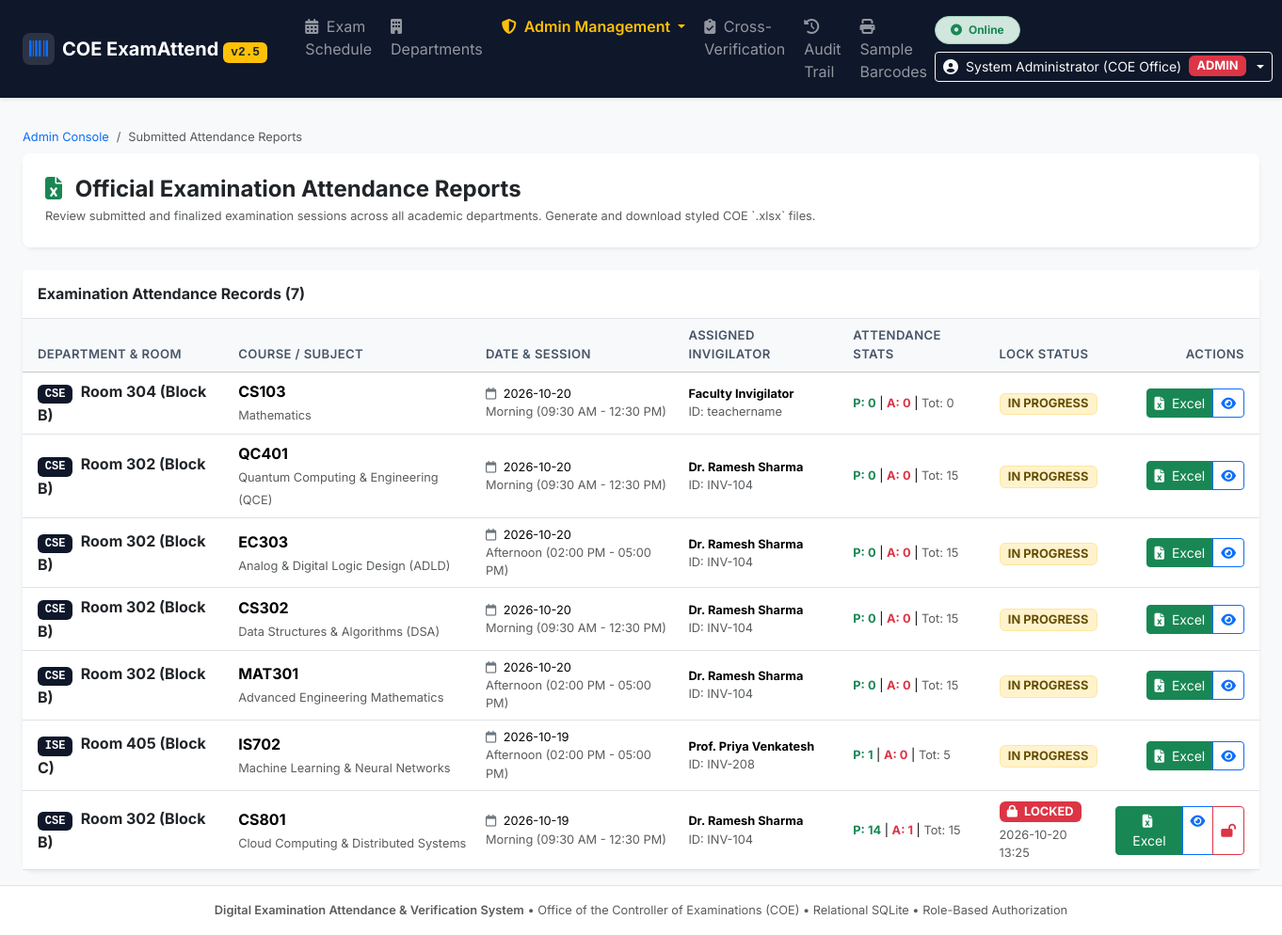
Page /admin/reports (signed in) on the earlier database version.
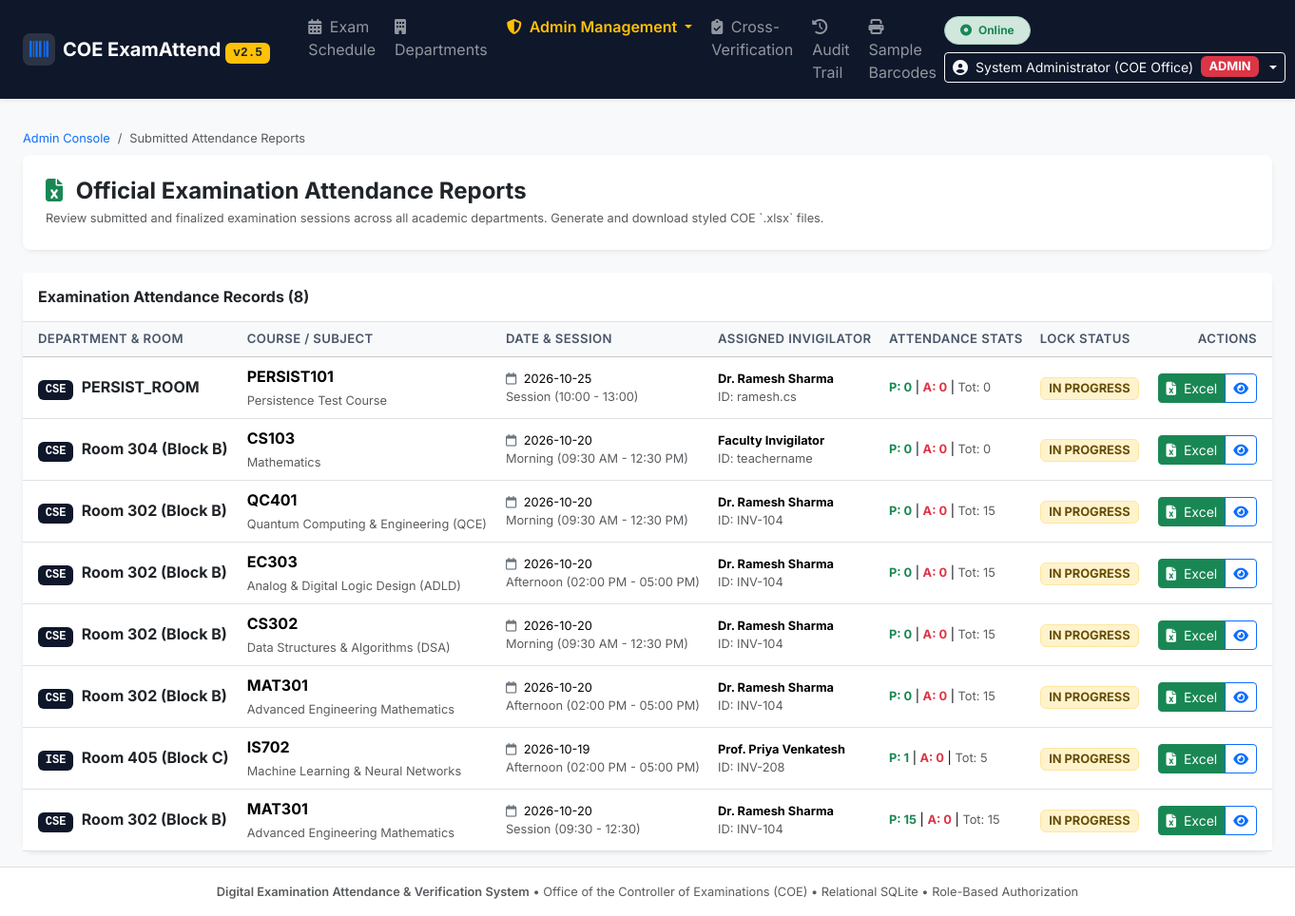
Same page on the later database version.
### tables this page shows
CREATE TABLE exam_sessions (
        id INTEGER PRIMARY KEY AUTOINCREMENT,
        course_code TEXT NOT NULL,
        course_name TEXT NOT NULL,
        exam_date TEXT NOT NULL,
        exam_session TEXT NOT NULL,
        room_number TEXT NOT NULL,
        qp_code TEXT NOT NULL,
        invigilator_name TEXT NOT NULL,
        invigilator_id TEXT NOT NULL,
        status TEXT DEFAULT 'IN_PROGRESS', -- 'IN_PROGRESS', 'LOCKED'
        locked_at TEXT,
        locked_by TEXT,
        created_at TEXT DEFAULT CURRENT_TIMESTAMP
    , exam_id INTEGER, subject_id INTEGER, department_id INTEGER, classroom_id INTEGER, invigilator_user_id INTEGER, submitted_at TEXT, start_time TEXT DEFAULT '09:30', end_time TEXT DEFAULT '12:30');

CREATE TABLE departments (
        id INTEGER PRIMARY KEY AUTOINCREMENT,
        code TEXT UNIQUE NOT NULL,
        name TEXT NOT NULL,
        created_at TEXT DEFAULT CURRENT_TIMESTAMP
    );

### app.py (the view)
@app.route('/admin/reports')
@admin_required
def admin_reports_view():
    conn = get_db()
    cursor = conn.cursor()
    cursor.execute('''
        SELECT
            s.*,
            d.code as dept_code,
            (SELECT COUNT(*) FROM students WHERE session_id = s.id) as total_count,
            (SELECT COUNT(*) FROM students WHERE session_id = s.id AND attendance_status = 'PRESENT') as present_count,
            (SELECT COUNT(*) FROM students WHERE session_id = s.id AND attendance_status = 'ABSENT') as absent_count
        FROM exam_sessions s
        LEFT JOIN departments d ON s.department_id = d.id
        ORDER BY s.id DESC
    ''')
    sessions = [dict(row) for row in cursor.fetchall()]
    conn.close()
    return render_template('admin/admin_reports.html', sessions=sessions)

### app.py (called while the page is built)
@app.context_processor
def inject_globals():
    return {
        'get_ist_now': get_ist_now
    }

def admin_required(f):
    @wraps(f)
    def decorated_function(*args, **kwargs):
        if not session.get('user_id'):
            if request.path.startswith('/api/'):
                return jsonify({'success': False, 'message': 'Authentication required.'}), 401
            return redirect(url_for('login', next=request.path))
        if session.get('role') != 'ADMIN':
            if request.path.startswith('/api/'):
                return jsonify({'success': False, 'message': 'Administrative privileges required.'}), 403
            flash('Access denied: Administrative privileges required.', 'danger')
            return redirect(url_for('departments_view'))
        return f(*args, **kwargs)
    return decorated_function

### database.py (called while the page is built)
def get_db(db_path=None):
    path = db_path or DB_PATH
    conn = sqlite3.connect(path, timeout=30.0)
    try:
        conn.execute("PRAGMA journal_mode=WAL;")
    except Exception:
        pass
    conn.execute("PRAGMA busy_timeout=15000;")
    conn.execute("PRAGMA foreign_keys=ON;")
    conn.row_factory = sqlite3.Row
    return conn

### templates/admin/admin_reports.html (shortened to what the changed rows need)
{% extends 'base.html' %}
{% block content %}
<div class="container-fluid px-3 px-md-4">
    <div class="card border-0 shadow-sm bg-white">
        <div class="card-header bg-white py-3 border-bottom d-flex align-items-center justify-content-between">
            <h6 class="fw-bold mb-0 text-dark">Examination Attendance Records ({{ sessions|length }})</h6>
        </div>
        <div class="card-body p-0">
            <div class="table-responsive">
                <table class="table table-hover align-middle mb-0">
                    <thead class="table-light">
                        <tr>
                            <th class="ps-3">Department & Room</th>
                            <th>Course / Subject</th>
                            <th>Date & Session</th>
                            <th>Assigned Invigilator</th>
                            <th>Attendance Stats</th>
                            <th>Lock Status</th>
                            <th class="text-end pe-3">Actions</th>
                        </tr>
                    </thead>
                    <tbody>
                        {% for s in sessions %}
                        <tr>
                            <td class="ps-3">
                                <span class="badge bg-navy text-white font-monospace">{{ s.dept_code }}</span>
                                <strong class="ms-1 text-dark">{{ s.room_number }}</strong>
                            </td>
                            <td>
                                <strong>{{ s.course_code }}</strong><br>
                                <span class="text-muted fs-7">{{ s.course_name }}</span>
                            </td>
                            <td class="fs-7">
                                <div><i class="fa-regular fa-calendar me-1 text-secondary"></i> {{ s.exam_date }}</div>
                                <div class="text-muted">{{ s.exam_session }}</div>
                            </td>
                            <td class="fs-7">
                                <strong>{{ s.invigilator_name }}</strong><br>
                                <span class="text-muted">ID: {{ s.invigilator_id }}</span>
                            </td>
                            <td class="fs-7">
                                <span class="text-success fw-bold">P: {{ s.present_count }}</span> |
                                <span class="text-danger fw-bold">A: {{ s.absent_count }}</span> |
                                <span class="text-muted">Tot: {{ s.total_count }}</span>
                            </td>
                            <td>
                                {% if s.status == 'LOCKED' or s.status == 'SUBMITTED' %}
                                    <span class="badge bg-danger text-white fs-7"><i class="fa-solid fa-lock me-1"></i> LOCKED</span>
                                    <div class="text-muted fs-7 mt-1">{{ s.locked_at[:16] if s.locked_at else '' }}</div>
                                {% else %}
                                    <span class="badge bg-warning-subtle text-warning-emphasis border border-warning-subtle fs-7">IN PROGRESS</span>
                                {% endif %}
                            </td>
                            <td class="text-end pe-3">
                                <div class="btn-group btn-group-sm">
                                    <a href="/download_report/{{ s.id }}" class="btn btn-success btn-sm" title="Download Official COE Excel Report">
                                        <i class="fa-solid fa-file-excel me-1"></i> Excel
                                    </a>
                                    <a href="/sessions/{{ s.id }}/roster" class="btn btn-outline-primary btn-sm" title="Inspect Roster">
                                        <i class="fa-solid fa-eye"></i>
                                    </a>
                                    {% if s.status == 'LOCKED' or s.status == 'SUBMITTED' %}
                                    <button class="btn btn-outline-danger btn-sm" title="Emergency Administrative Unlock" onclick="openUnlockModal({{ s.id }}, '{{ s.course_code }}', '{{ s.room_number }}')">
                                        <i class="fa-solid fa-lock-open"></i>
                                    </button>
                                    {% endif %}
                                </div>
                            </td>
                        </tr>
                        {% endfor %}
                    </tbody>
                </table>
            </div>
        </div>
    </div>
</div>
{% endblock %}

Differences in the rows shown:
added exam_sessions: dept_code "CSE", room_number "PERSIST_ROOM", course_code "PERSIST101", course_name "Persistence Test Course", exam_date "2026-10-25", exam_session "Session (10:00 - 13:00)", invigilator_name "Dr. Ramesh Sharma", invigilator_id "ramesh.cs", present_count "0", absent_count "0", total_count "0", status "IN PROGRESS"
changed exam_sessions: course_code "CS801" → "MAT301"; course_name "Cloud Computing & Distributed Systems" → "Advanced Engineering Mathematics"; exam_date "2026-10-19" → "2026-10-20"; exam_session "Morning (09:30 AM - 12:30 PM)" → "Session (09:30 - 12:30)"; present_count "14" → "15"; absent_count "1" → "0"; locked_at "2026-10-20 13:25" → (not shown); status "LOCKED" → "IN PROGRESS"
Other differences:
{{ sessions|length }}: "7" → "8"
